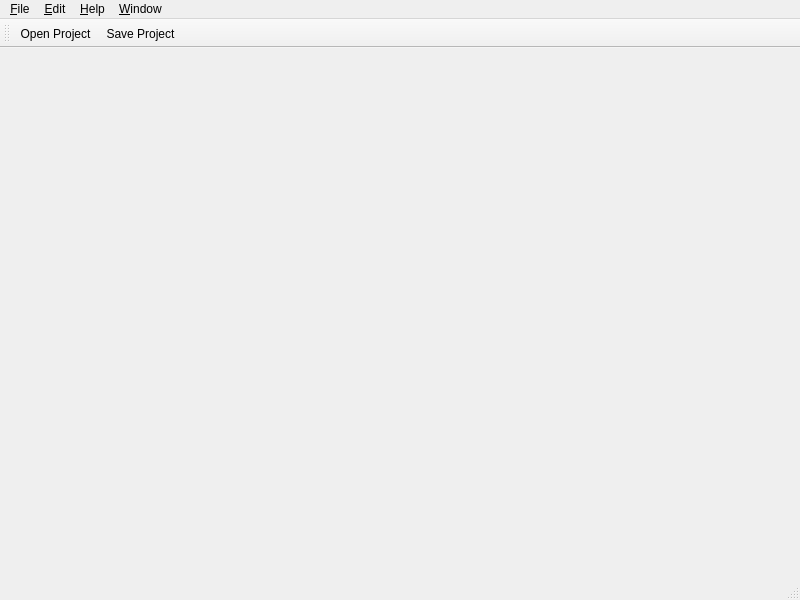
<?xml version="1.0" encoding="UTF-8"?>
<ui version="4.0">
 <class>Main</class>
 <widget class="QMainWindow" name="Main">
  <property name="geometry">
   <rect>
    <x>0</x>
    <y>0</y>
    <width>800</width>
    <height>600</height>
   </rect>
  </property>
  <widget class="QWidget" name="centralwidget"/>
  <widget class="QMenuBar" name="menubar">
   <property name="geometry">
    <rect>
     <x>0</x>
     <y>0</y>
     <width>800</width>
     <height>24</height>
    </rect>
   </property>
   <widget class="QMenu" name="menuFile">
    <property name="title">
     <string>&amp;File</string>
    </property>
    <addaction name="menuFile_NewProject"/>
    <addaction name="menuFile_OpenProject"/>
    <addaction name="menuFile_SaveProject"/>
    <addaction name="menuFile_SaveProjectAs"/>
    <addaction name="separator"/>
    <addaction name="menuFile_ProjectSettings"/>
    <addaction name="menuFile_ExportAll"/>
    <addaction name="separator"/>
    <addaction name="menuFile_Exit"/>
   </widget>
   <widget class="QMenu" name="menuHelp">
    <property name="title">
     <string>&amp;Help</string>
    </property>
    <addaction name="menuHelp_About"/>
   </widget>
   <widget class="QMenu" name="menuEdit">
    <property name="title">
     <string>&amp;Edit</string>
    </property>
    <addaction name="menuEdit_DetectQuadrat"/>
   </widget>
   <widget class="QMenu" name="menuWindow">
    <property name="title">
     <string>&amp;Window</string>
    </property>
    <addaction name="menuWindow_ShowThumbnailsPanel"/>
    <addaction name="menuWindow_ShowEditorPanel"/>
   </widget>
   <addaction name="menuFile"/>
   <addaction name="menuEdit"/>
   <addaction name="menuHelp"/>
   <addaction name="menuWindow"/>
  </widget>
  <widget class="QStatusBar" name="statusbar"/>
  <widget class="QToolBar" name="toolBar">
   <property name="windowTitle">
    <string>toolBar</string>
   </property>
   <attribute name="toolBarArea">
    <enum>TopToolBarArea</enum>
   </attribute>
   <attribute name="toolBarBreak">
    <bool>false</bool>
   </attribute>
   <addaction name="menuFile_OpenProject"/>
   <addaction name="menuFile_SaveProject"/>
  </widget>
  <action name="menuFile_OpenProject">
   <property name="icon">
    <iconset theme="QIcon::ThemeIcon::DocumentOpen"/>
   </property>
   <property name="text">
    <string>&amp;Open Project...</string>
   </property>
   <property name="statusTip">
    <string>Open an existing project.</string>
   </property>
  </action>
  <action name="menuFile_Exit">
   <property name="icon">
    <iconset theme="QIcon::ThemeIcon::ApplicationExit"/>
   </property>
   <property name="text">
    <string>E&amp;xit</string>
   </property>
   <property name="statusTip">
    <string>Exit the application.</string>
   </property>
   <property name="menuRole">
    <enum>QAction::MenuRole::QuitRole</enum>
   </property>
  </action>
  <action name="menuHelp_About">
   <property name="text">
    <string>&amp;About...</string>
   </property>
   <property name="statusTip">
    <string>About this application.</string>
   </property>
   <property name="menuRole">
    <enum>QAction::MenuRole::AboutRole</enum>
   </property>
  </action>
  <action name="menuFile_NewProject">
   <property name="icon">
    <iconset theme="QIcon::ThemeIcon::DocumentNew"/>
   </property>
   <property name="text">
    <string>&amp;New Project...</string>
   </property>
   <property name="statusTip">
    <string>Create a new project.</string>
   </property>
  </action>
  <action name="menuFile_SaveProject">
   <property name="icon">
    <iconset theme="QIcon::ThemeIcon::DocumentSave"/>
   </property>
   <property name="text">
    <string>&amp;Save Project</string>
   </property>
   <property name="statusTip">
    <string>Save the current project.</string>
   </property>
  </action>
  <action name="menuFile_SaveProjectAs">
   <property name="icon">
    <iconset theme="QIcon::ThemeIcon::DocumentSaveAs"/>
   </property>
   <property name="text">
    <string>Save Project &amp;As...</string>
   </property>
   <property name="statusTip">
    <string>Save the current project under a new name.</string>
   </property>
  </action>
  <action name="menuFile_CloseProject">
   <property name="text">
    <string>&amp;Close Project</string>
   </property>
   <property name="statusTip">
    <string>Close the current project.</string>
   </property>
  </action>
  <action name="menuFile_ExportAll">
   <property name="text">
    <string>E&amp;xport All...</string>
   </property>
  </action>
  <action name="menuEdit_DetectQuadrat">
   <property name="text">
    <string>Detect &amp;quadrat</string>
   </property>
  </action>
  <action name="menuWindow_ShowThumbnailsPanel">
   <property name="text">
    <string>Thumbnails panel</string>
   </property>
  </action>
  <action name="menuWindow_ShowEditorPanel">
   <property name="text">
    <string>Editor panel</string>
   </property>
  </action>
  <action name="menuFile_ProjectSettings">
   <property name="text">
    <string>Project Se&amp;ttings...</string>
   </property>
   <property name="menuRole">
    <enum>QAction::MenuRole::NoRole</enum>
   </property>
  </action>
 </widget>
 <resources/>
 <connections/>
</ui>
